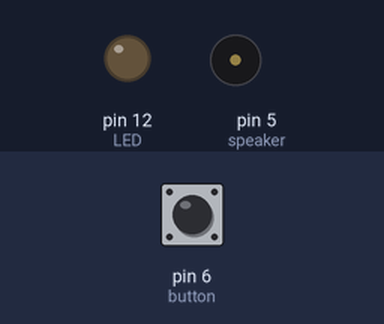
A sketch run on a simulated Arduino Uno, built with avr-gcc and run on an emulated ATmega328P. On the bench: output pins drawn as LEDs (lit = HIGH), buzzer (waves = sounding, pin HIGH). Inputs (shaded band) come from the test bench; at power-on: pin 6 (button) LOW.

Above: at 1.2 s.
1.3 s: pin 6 (button) pulled HIGH for 0.15 s
At 1.37 s:
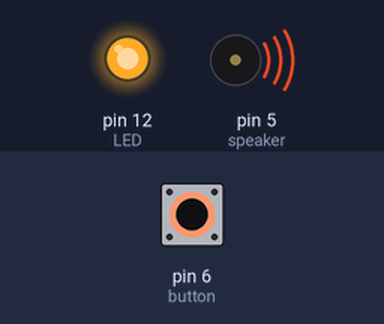
2.9 s: pin 6 (button) pulled HIGH for 3.2 s
At 6.6 s:
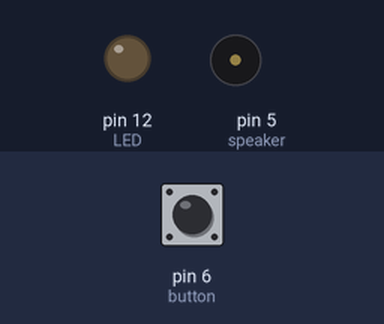
Timing chart, 0 to 8.1 s (numbered marks = the images above; inputs shaded):
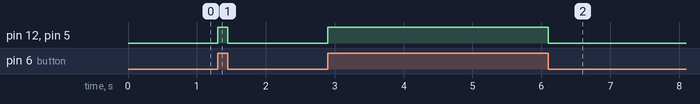

Measured:
- after the input at 1.3 s, pin 12 (LED), pin 5 (speaker): LOW → HIGH at once, → LOW 0.15 s later
- after the input at 2.9 s, pin 12 (LED), pin 5 (speaker): LOW → HIGH at once, → LOW 3.2 s later

The sketch:

Arduino_button_control.ino
```cpp
//Set pin locations on Arduino
const int LED = 12;
const int speaker = 5;
const int button = 6;

//Variable for reading the button push status
int buttonState = 0;

void setup() {
  //Set LED and speaker as OUTPUT. Set button as INPUT
  pinMode(LED, OUTPUT);
  pinMode(speaker, OUTPUT);
  pinMode(button, INPUT);
}

void loop() {
  //Reads button push status
  buttonState = digitalRead(button);

  if (buttonState == HIGH) {
    //Turn LED and speaker on
    digitalWrite(LED, HIGH);
    digitalWrite(speaker, HIGH);
  }
  else {
    //Turn LED and speaker off
    digitalWrite(LED, LOW);
    digitalWrite(speaker, LOW);
  }
}
```
